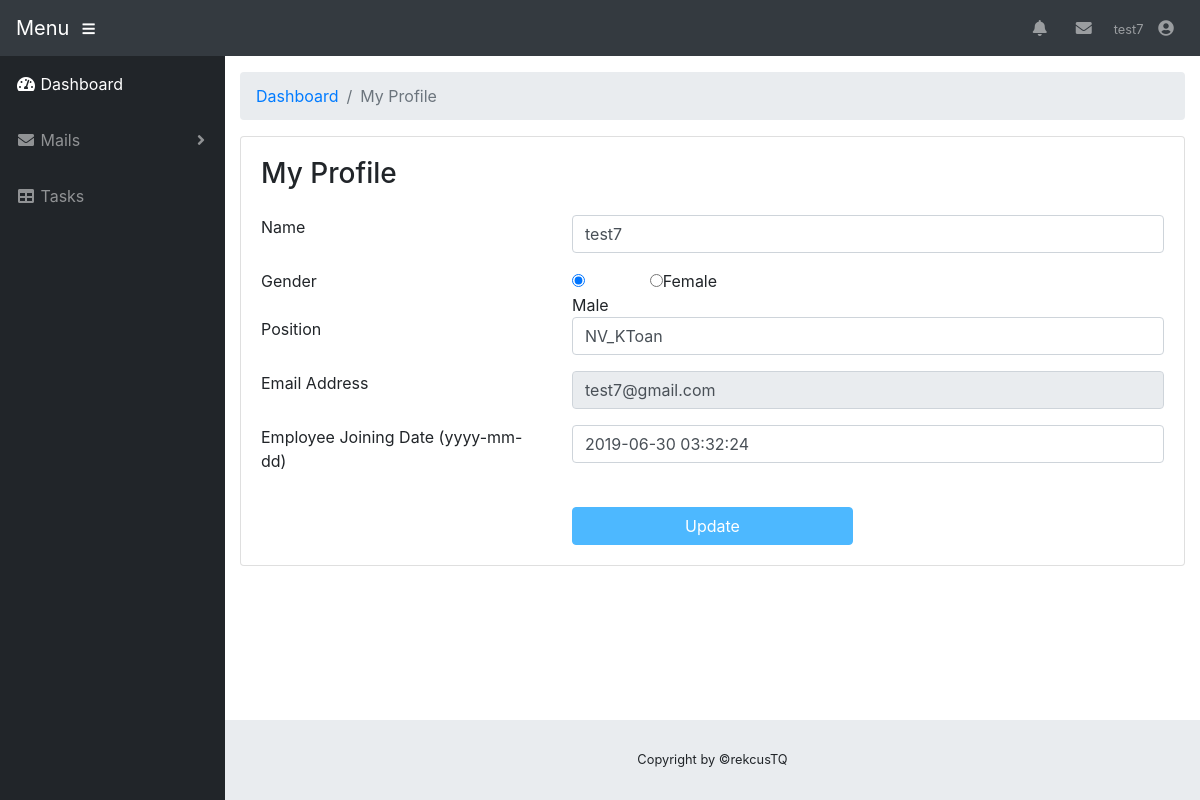
Page /myprofile.php (signed in) on the committed database.
### tables this page shows
CREATE TABLE `employees` (
  `empId` int(11) NOT NULL,
  `empName` varchar(255) DEFAULT NULL,
  `empGender` enum('Male','Female') DEFAULT NULL,
  `empPosition` varchar(255) DEFAULT NULL,
  `empEmail` varchar(255) DEFAULT NULL,
  `empPassword` varchar(255) DEFAULT NULL,
  `regDate` timestamp NOT NULL DEFAULT current_timestamp() ON UPDATE current_timestamp()
);

### myprofile.php (the view, shortened to what this page needs)
<?php
include('includes/dbconnection.php');
if (strlen($_SESSION['uid']==0)) {
  header('location:logout.php');
} else {
?>
<!DOCTYPE html>
<html lang="en">
<head>
  <link href="vendor/fontawesome-free/css/all.min.css" rel="stylesheet" type="text/css">
  <link href="vendor/datatables/dataTables.bootstrap4.css" rel="stylesheet">
  <link href="css/sb-admin.css" rel="stylesheet">
</head>
<body id="page-top">
  <?php include_once('includes/header.php')?>
  <div id="wrapper">
    <?php include_once('includes/sidebar.php')?>
    <div id="content-wrapper">
      <div class="container-fluid">
        <ol class="breadcrumb">
          <li class="breadcrumb-item">
            <a href="welcome.php">Dashboard</a>
          </li>
          <li class="breadcrumb-item active">My Profile</li>
        </ol>
        <div class="card mb-3">
          <div class="card-body">
            <h1 class="h3 mb-4">My Profile</h1>
            <form class="user" method="post" action="">
              <?php
                $Id=$_SESSION['uid'];
                $ret=mysqli_query($con,"select * from employees where empId='$Id'");
                while ($row=mysqli_fetch_array($ret)) {
              ?>
              <div class="row">
                <div class="col-4 mb-3">Name</div>
                <div class="col-8 mb-3">
                  <input type="text" name="Name" id="Name" class="form-control" required="required" autofocus="autofocus" value="<?php echo mb_convert_encoding($row['empName'], "HTML-ENTITIES", "UTF-8"); ?> ">
                </div>
              </div>
              <div class="row">
                <div class="col-4 mb-3">Gender</div>
                  <?php
                    if($row['empGender']=="Male") {
                  ?>
                  <div class="col-md-1">
                    <input type="radio" name="Gender" value="Male" checked />Male
                  </div>
                  <div class="col-md-2">
                    <input type="radio" name="Gender" value="Female" />Female
                  </div>
                  <?php }
                  ?>
              </div>
              <div class="row">
                <div class="col-4 mb-3">Position</div>
                <div class="col-8 mb-3">
                  <input type="position" name="Position" class="form-control" required="required" value="<?php echo $row['empPosition']; ?>">
                </div>
              </div>
              <div class="row">
                <div class="col-4 mb-3">Email Address</div>
                <div class="col-8 mb-3">
                  <input type="email" name="Email" class="form-control" required="required" value="<?php echo $row['empEmail']; ?>" readonly>
                </div>
              </div>
              <div class="row">
                <div class="col-4 mb-3">Employee Joining Date (yyyy-mm-dd)</div>
                <div class="col-8  mb-3">
                  <input type="text" name="regDate" class="form-control"  value="<?php echo $row['regDate']; ?>">
                </div>
              </div>
              <?php } ?>
              <div class="row" style="margin-top:2%">
                <div class="col-4"></div>
                <div class="col-4">
                  <input type="submit" name="submit" value="Update" class="btn btn-primary btn-user btn-block">
                </div>
              </div>
            </form>
          </div>
        </div>
      </div>
      <?php include_once('includes/footer.php');?>
    </div>
  </div>
</body>
</html>
<?php } ?>

### includes/header.php (shortened to what this page needs)
<nav class="navbar navbar-expand navbar-dark bg-dark static-top">
  <a class="navbar-brand mr-1" href="welcome.php">Menu</a>
  <button class="btn btn-link btn-sm text-white order-1 order-sm-0" id="sidebarToggle" href="#">
    <i class="fas fa-bars"></i>
  </button>
  <ul class="navbar-nav ml-auto ml-md-0">
    <li class="nav-item dropdown no-arrow mx-1">
      <a class="nav-link dropdown-toggle" href="#" id="alertsDropdown" role="button" data-toggle="dropdown" aria-haspopup="true" aria-expanded="false">
        <i class="fas fa-bell fa-fw"></i>
      </a>
    </li>
    <li class="nav-item dropdown no-arrow mx-1">
      <a class="nav-link dropdown-toggle" href="#" id="messagesDropdown" role="button" data-toggle="dropdown" aria-haspopup="true" aria-expanded="false">
        <i class="fas fa-envelope fa-fw"></i>
      </a>
    </li>
    <li class="nav-item dropdown no-arrow">
      <a class="nav-link dropdown-toggle" href="#" id="userDropdown" role="button" data-toggle="dropdown" aria-haspopup="true" aria-expanded="false">
        <?php
        $empId=$_SESSION['uid'];
        $ret=mysqli_query($con,"select empName from employees where empId='$empId'");
        $row=mysqli_fetch_array($ret);
        $empName=$row['empName'];
        ?>
        <span class="mr-2 d-none d-lg-inline text-gray-600 small"><?php echo $empName; ?></span>
        <i class="fas fa-user-circle fa-fw"></i>
      </a>
    </li>
  </ul>
</nav>

### rows in the picture
employees: empName "test7", Name "test7", Position "NV_KToan", Email "test7@gmail.com", regDate "2019-06-30 03:32:24"
